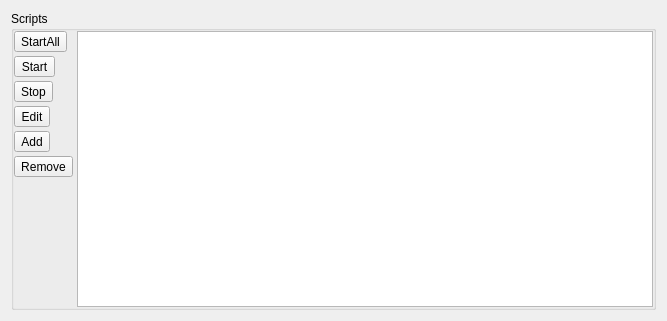
<?xml version="1.0" encoding="UTF-8"?>
<ui version="4.0">
 <class>ScriptManagerPropertyPage</class>
 <widget class="sf::PropertyPage" name="ScriptManagerPropertyPage">
  <property name="geometry">
   <rect>
    <x>0</x>
    <y>0</y>
    <width>667</width>
    <height>321</height>
   </rect>
  </property>
  <property name="windowTitle">
   <string>Scripts</string>
  </property>
  <layout class="QVBoxLayout" name="vlPage">
   <item>
    <widget class="QGroupBox" name="groupBox">
     <property name="title">
      <string>Scripts</string>
     </property>
     <layout class="QHBoxLayout" name="hlScripts">
      <property name="spacing">
       <number>4</number>
      </property>
      <property name="leftMargin">
       <number>0</number>
      </property>
      <property name="topMargin">
       <number>0</number>
      </property>
      <property name="rightMargin">
       <number>0</number>
      </property>
      <property name="bottomMargin">
       <number>0</number>
      </property>
      <item>
       <layout class="QVBoxLayout" name="vlGroup">
        <item>
         <widget class="QToolButton" name="tbStartAll">
          <property name="toolTip">
           <string>Custom push button.</string>
          </property>
          <property name="whatsThis">
           <string>Custom push button connected to a action.</string>
          </property>
          <property name="styleSheet">
           <string notr="true">text-align: left; padding: 0.2em</string>
          </property>
          <property name="text">
           <string>StartAll</string>
          </property>
         </widget>
        </item>
        <item>
         <widget class="QToolButton" name="tbStart">
          <property name="toolTip">
           <string>Custom push button.</string>
          </property>
          <property name="whatsThis">
           <string>Custom push button connected to a action.</string>
          </property>
          <property name="styleSheet">
           <string notr="true">text-align: left; padding: 0.2em</string>
          </property>
          <property name="text">
           <string>Start</string>
          </property>
         </widget>
        </item>
        <item>
         <widget class="QToolButton" name="tbStop">
          <property name="toolTip">
           <string>Custom push button.</string>
          </property>
          <property name="whatsThis">
           <string>Custom push button connected to a action.</string>
          </property>
          <property name="styleSheet">
           <string notr="true">text-align: left; padding: 0.2em</string>
          </property>
          <property name="text">
           <string>Stop</string>
          </property>
         </widget>
        </item>
        <item>
         <widget class="QToolButton" name="tbEdit">
          <property name="toolTip">
           <string>Custom push button.</string>
          </property>
          <property name="whatsThis">
           <string>Custom push button connected to a action.</string>
          </property>
          <property name="styleSheet">
           <string notr="true">text-align: left; padding: 0.2em</string>
          </property>
          <property name="text">
           <string>Edit</string>
          </property>
         </widget>
        </item>
        <item>
         <widget class="QToolButton" name="tbAdd">
          <property name="toolTip">
           <string>Custom push button.</string>
          </property>
          <property name="whatsThis">
           <string>Custom push button connected to a action.</string>
          </property>
          <property name="styleSheet">
           <string notr="true">text-align: left; padding: 0.2em</string>
          </property>
          <property name="text">
           <string>Add</string>
          </property>
         </widget>
        </item>
        <item>
         <widget class="QToolButton" name="tbRemove">
          <property name="toolTip">
           <string>Custom push button.</string>
          </property>
          <property name="whatsThis">
           <string>Custom push button connected to a action.</string>
          </property>
          <property name="styleSheet">
           <string notr="true">text-align: left; padding: 0.2em</string>
          </property>
          <property name="text">
           <string>Remove</string>
          </property>
         </widget>
        </item>
        <item>
         <spacer name="spacer">
          <property name="orientation">
           <enum>Qt::Vertical</enum>
          </property>
          <property name="sizeHint" stdset="0">
           <size>
            <width>20</width>
            <height>40</height>
           </size>
          </property>
         </spacer>
        </item>
       </layout>
      </item>
      <item>
       <widget class="QTreeView" name="tvScripts">
        <property name="alternatingRowColors">
         <bool>true</bool>
        </property>
       </widget>
      </item>
     </layout>
    </widget>
   </item>
  </layout>
 </widget>
 <customwidgets>
  <customwidget>
   <class>sf::PropertyPage</class>
   <extends>QWidget</extends>
   <header>misc/qt/PropertyPage.h</header>
   <container>1</container>
  </customwidget>
 </customwidgets>
 <resources/>
 <connections/>
</ui>
